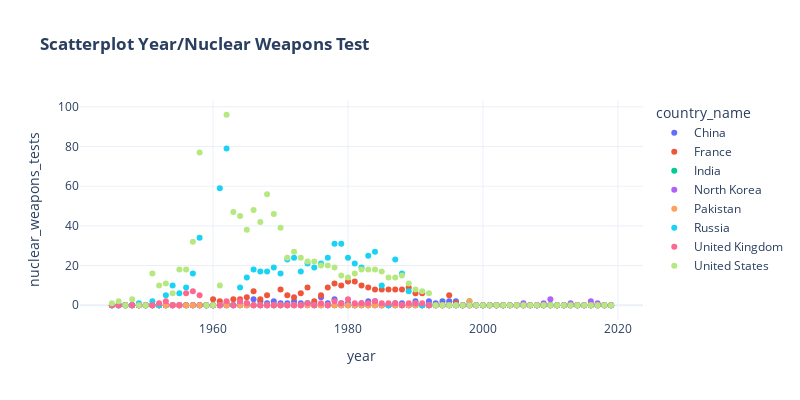

Here is the notebook cell this chart was saved with:
### Markdown cell above
#### CHART 5: SCATTER PLOT SHOWING LINEAR CORRELATION BETWEEN YEAR/NUCLEAR WEAPONS TESTS
Is there any correlation between Year/Nuclear Weapons Tests & country [Scatter Plot]

### Code cell
fig = px.scatter(df,
             x = 'year',
             y = 'nuclear_weapons_tests',
             color = 'country_name',
             width=800, height=400,
                  template = template_style,
            title = '<b>Scatterplot Year/Nuclear Weapons Test</b>')

fig.show()

### Figure 1 — Plotly figure (JSON) as saved in the notebook; plotly's stock layout.template omitted (floating-point values rounded to 4 significant figures)
{"data": [{"hovertemplate": "country_name=China<br>year=%{x}<br>nuclear_weapons_tests=%{y}<extra></extra>", "legendgroup": "China", "marker": {"color": "#636efa", "symbol": "circle"}, "mode": "markers", "name": "China", "orientation": "v", "showlegend": true, "type": "scatter", "x": [1945, 1946, 1947, 1948, 1949, 1950, 1951, 1952, 1953, 1954, 1955, 1956, 1957, 1958, 1959, 1960, 1961, 1962, 1963, 1964, 1965, 1966, 1967, 1968, 1969, 1970, 1971, 1972, 1973, 1974, 1975, 1976, 1977, 1978, 1979, 1980, 1981, 1982, 1983, 1984, 1985, 1986, 1987, 1988, 1989, 1990, 1991, 1992, 1993, 1994, 1995, 1996, 1997, 1998, 1999, 2000, 2001, 2002, 2003, 2004, 2005, 2006, 2007, 2008, 2009, 2010, 2011, 2012, 2013, 2014, 2015, 2016, 2017, 2018, 2019], "xaxis": "x", "y": [0, 0, 0, 0, 0, 0, 0, 0, 0, 0, 0, 0, 0, 0, 0, 0, 0, 0, 0, 1, 1, 3, 2, 1, 2, 1, 1, 2, 1, 1, 1, 4, 1, 3, 1, 1, 0, 1, 2, 2, 0, 0, 1, 1, 0, 2, 0, 2, 1, 2, 2, 2, 0, 0, 0, 0, 0, 0, 0, 0, 0, 0, 0, 0, 0, 0, 0, 0, 0, 0, 0, 0, 0, 0, 0], "yaxis": "y"}, {"hovertemplate": "country_name=France<br>year=%{x}<br>nuclear_weapons_tests=%{y}<extra></extra>", "legendgroup": "France", "marker": {"color": "#EF553B", "symbol": "circle"}, "mode": "markers", "name": "France", "orientation": "v", "showlegend": true, "type": "scatter", "x": [1945, 1946, 1947, 1948, 1949, 1950, 1951, 1952, 1953, 1954, 1955, 1956, 1957, 1958, 1959, 1960, 1961, 1962, 1963, 1964, 1965, 1966, 1967, 1968, 1969, 1970, 1971, 1972, 1973, 1974, 1975, 1976, 1977, 1978, 1979, 1980, 1981, 1982, 1983, 1984, 1985, 1986, 1987, 1988, 1989, 1990, 1991, 1992, 1993, 1994, 1995, 1996, 1997, 1998, 1999, 2000, 2001, 2002, 2003, 2004, 2005, 2006, 2007, 2008, 2009, 2010, 2011, 2012, 2013, 2014, 2015, 2016, 2017, 2018, 2019], "xaxis": "x", "y": [0, 0, 0, 0, 0, 0, 0, 0, 0, 0, 0, 0, 0, 0, 0, 3, 2, 1, 3, 3, 4, 7, 3, 5, 0, 8, 5, 4, 6, 9, 2, 5, 9, 11, 10, 12, 12, 10, 9, 8, 8, 8, 8, 8, 9, 6, 6, 0, 0, 0, 5, 1, 0, 0, 0, 0, 0, 0, 0, 0, 0, 0, 0, 0, 0, 0, 0, 0, 0, 0, 0, 0, 0, 0, 0], "yaxis": "y"}, {"hovertemplate": "country_name=India<br>year=%{x}<br>nuclear_weapons_tests=%{y}<extra></extra>", "legendgroup": "India", "marker": {"color": "#00cc96", "symbol": "circle"}, "mode": "markers", "name": "India", "orientation": "v", "showlegend": true, "type": "scatter", "x": [1945, 1946, 1947, 1948, 1949, 1950, 1951, 1952, 1953, 1954, 1955, 1956, 1957, 1958, 1959, 1960, 1961, 1962, 1963, 1964, 1965, 1966, 1967, 1968, 1969, 1970, 1971, 1972, 1973, 1974, 1975, 1976, 1977, 1978, 1979, 1980, 1981, 1982, 1983, 1984, 1985, 1986, 1987, 1988, 1989, 1990, 1991, 1992, 1993, 1994, 1995, 1996, 1997, 1998, 1999, 2000, 2001, 2002, 2003, 2004, 2005, 2006, 2007, 2008, 2009, 2010, 2011, 2012, 2013, 2014, 2015, 2016, 2017, 2018, 2019], "xaxis": "x", "y": [0, 0, 0, 0, 0, 0, 0, 0, 0, 0, 0, 0, 0, 0, 0, 0, 0, 0, 0, 0, 0, 0, 0, 0, 0, 0, 0, 0, 0, 1, 0, 0, 0, 0, 0, 0, 0, 0, 0, 0, 0, 0, 0, 0, 0, 0, 0, 0, 0, 0, 0, 0, 0, 2, 0, 0, 0, 0, 0, 0, 0, 0, 0, 0, 0, 0, 0, 0, 0, 0, 0, 0, 0, 0, 0], "yaxis": "y"}, {"hovertemplate": "country_name=North Korea<br>year=%{x}<br>nuclear_weapons_tests=%{y}<extra></extra>", "legendgroup": "North Korea", "marker": {"color": "#ab63fa", "symbol": "circle"}, "mode": "markers", "name": "North Korea", "orientation": "v", "showlegend": true, "type": "scatter", "x": [1945, 1946, 1947, 1948, 1949, 1950, 1951, 1952, 1953, 1954, 1955, 1956, 1957, 1958, 1959, 1960, 1961, 1962, 1963, 1964, 1965, 1966, 1967, 1968, 1969, 1970, 1971, 1972, 1973, 1974, 1975, 1976, 1977, 1978, 1979, 1980, 1981, 1982, 1983, 1984, 1985, 1986, 1987, 1988, 1989, 1990, 1991, 1992, 1993, 1994, 1995, 1996, 1997, 1998, 1999, 2000, 2001, 2002, 2003, 2004, 2005, 2006, 2007, 2008, 2009, 2010, 2011, 2012, 2013, 2014, 2015, 2016, 2017, 2018, 2019], "xaxis": "x", "y": [0, 0, 0, 0, 0, 0, 0, 0, 0, 0, 0, 0, 0, 0, 0, 0, 0, 0, 0, 0, 0, 0, 0, 0, 0, 0, 0, 0, 0, 0, 0, 0, 0, 0, 0, 0, 0, 0, 0, 0, 0, 0, 0, 0, 0, 0, 0, 0, 0, 0, 0, 0, 0, 0, 0, 0, 0, 0, 0, 0, 0, 1, 0, 0, 1, 3, 0, 0, 1, 0, 0, 2, 1, 0, 0], "yaxis": "y"}, {"hovertemplate": "country_name=Pakistan<br>year=%{x}<br>nuclear_weapons_tests=%{y}<extra></extra>", "legendgroup": "Pakistan", "marker": {"color": "#FFA15A", "symbol": "circle"}, "mode": "markers", "name": "Pakistan", "orientation": "v", "showlegend": true, "type": "scatter", "x": [1945, 1946, 1947, 1948, 1949, 1950, 1951, 1952, 1953, 1954, 1955, 1956, 1957, 1958, 1959, 1960, 1961, 1962, 1963, 1964, 1965, 1966, 1967, 1968, 1969, 1970, 1971, 1972, 1973, 1974, 1975, 1976, 1977, 1978, 1979, 1980, 1981, 1982, 1983, 1984, 1985, 1986, 1987, 1988, 1989, 1990, 1991, 1992, 1993, 1994, 1995, 1996, 1997, 1998, 1999, 2000, 2001, 2002, 2003, 2004, 2005, 2006, 2007, 2008, 2009, 2010, 2011, 2012, 2013, 2014, 2015, 2016, 2017, 2018, 2019], "xaxis": "x", "y": [0, 0, 0, 0, 0, 0, 0, 0, 0, 0, 0, 0, 0, 0, 0, 0, 0, 0, 0, 0, 0, 0, 0, 0, 0, 0, 0, 0, 0, 0, 0, 0, 0, 0, 0, 0, 0, 0, 0, 0, 0, 0, 0, 0, 0, 0, 0, 0, 0, 0, 0, 0, 0, 2, 0, 0, 0, 0, 0, 0, 0, 0, 0, 0, 0, 0, 0, 0, 0, 0, 0, 0, 0, 0, 0], "yaxis": "y"}, {"hovertemplate": "country_name=Russia<br>year=%{x}<br>nuclear_weapons_tests=%{y}<extra></extra>", "legendgroup": "Russia", "marker": {"color": "#19d3f3", "symbol": "circle"}, "mode": "markers", "name": "Russia", "orientation": "v", "showlegend": true, "type": "scatter", "x": [1945, 1946, 1947, 1948, 1949, 1950, 1951, 1952, 1953, 1954, 1955, 1956, 1957, 1958, 1959, 1960, 1961, 1962, 1963, 1964, 1965, 1966, 1967, 1968, 1969, 1970, 1971, 1972, 1973, 1974, 1975, 1976, 1977, 1978, 1979, 1980, 1981, 1982, 1983, 1984, 1985, 1986, 1987, 1988, 1989, 1990, 1991, 1992, 1993, 1994, 1995, 1996, 1997, 1998, 1999, 2000, 2001, 2002, 2003, 2004, 2005, 2006, 2007, 2008, 2009, 2010, 2011, 2012, 2013, 2014, 2015, 2016, 2017, 2018, 2019], "xaxis": "x", "y": [0, 0, 0, 0, 1, 0, 2, 0, 5, 10, 6, 9, 16, 34, 0, 0, 59, 79, 0, 9, 14, 18, 17, 17, 19, 16, 23, 24, 17, 21, 19, 21, 24, 31, 31, 24, 21, 19, 25, 27, 10, 0, 23, 16, 7, 1, 0, 0, 0, 0, 0, 0, 0, 0, 0, 0, 0, 0, 0, 0, 0, 0, 0, 0, 0, 0, 0, 0, 0, 0, 0, 0, 0, 0, 0], "yaxis": "y"}, {"hovertemplate": "country_name=United Kingdom<br>year=%{x}<br>nuclear_weapons_tests=%{y}<extra></extra>", "legendgroup": "United Kingdom", "marker": {"color": "#FF6692", "symbol": "circle"}, "mode": "markers", "name": "United Kingdom", "orientation": "v", "showlegend": true, "type": "scatter", "x": [1945, 1946, 1947, 1948, 1949, 1950, 1951, 1952, 1953, 1954, 1955, 1956, 1957, 1958, 1959, 1960, 1961, 1962, 1963, 1964, 1965, 1966, 1967, 1968, 1969, 1970, 1971, 1972, 1973, 1974, 1975, 1976, 1977, 1978, 1979, 1980, 1981, 1982, 1983, 1984, 1985, 1986, 1987, 1988, 1989, 1990, 1991, 1992, 1993, 1994, 1995, 1996, 1997, 1998, 1999, 2000, 2001, 2002, 2003, 2004, 2005, 2006, 2007, 2008, 2009, 2010, 2011, 2012, 2013, 2014, 2015, 2016, 2017, 2018, 2019], "xaxis": "x", "y": [0, 0, 0, 0, 0, 0, 0, 1, 2, 0, 0, 6, 7, 5, 0, 0, 0, 2, 0, 2, 1, 0, 0, 0, 0, 0, 0, 0, 0, 1, 0, 1, 0, 2, 1, 3, 1, 1, 1, 2, 1, 1, 1, 0, 1, 1, 1, 0, 0, 0, 0, 0, 0, 0, 0, 0, 0, 0, 0, 0, 0, 0, 0, 0, 0, 0, 0, 0, 0, 0, 0, 0, 0, 0, 0], "yaxis": "y"}, {"hovertemplate": "country_name=United States<br>year=%{x}<br>nuclear_weapons_tests=%{y}<extra></extra>", "legendgroup": "United States", "marker": {"color": "#B6E880", "symbol": "circle"}, "mode": "markers", "name": "United States", "orientation": "v", "showlegend": true, "type": "scatter", "x": [1945, 1946, 1947, 1948, 1949, 1950, 1951, 1952, 1953, 1954, 1955, 1956, 1957, 1958, 1959, 1960, 1961, 1962, 1963, 1964, 1965, 1966, 1967, 1968, 1969, 1970, 1971, 1972, 1973, 1974, 1975, 1976, 1977, 1978, 1979, 1980, 1981, 1982, 1983, 1984, 1985, 1986, 1987, 1988, 1989, 1990, 1991, 1992, 1993, 1994, 1995, 1996, 1997, 1998, 1999, 2000, 2001, 2002, 2003, 2004, 2005, 2006, 2007, 2008, 2009, 2010, 2011, 2012, 2013, 2014, 2015, 2016, 2017, 2018, 2019], "xaxis": "x", "y": [1, 2, 0, 3, 0, 0, 16, 10, 11, 6, 18, 18, 32, 77, 0, 0, 10, 96, 47, 45, 38, 48, 42, 56, 46, 39, 24, 27, 24, 22, 22, 20, 20, 19, 15, 14, 16, 18, 18, 18, 17, 14, 14, 15, 11, 8, 7, 6, 0, 0, 0, 0, 0, 0, 0, 0, 0, 0, 0, 0, 0, 0, 0, 0, 0, 0, 0, 0, 0, 0, 0, 0, 0, 0, 0], "yaxis": "y"}], "layout": {"height": 400, "legend": {"title": {"text": "country_name"}, "tracegroupgap": 0}, "title": {"text": "<b>Scatterplot Year/Nuclear Weapons Test</b>"}, "width": 800, "xaxis": {"anchor": "y", "autorange": true, "domain": [0, 1], "range": [1940.0, 2024.0], "title": {"text": "year"}, "type": "linear"}, "yaxis": {"anchor": "x", "autorange": true, "domain": [0, 1], "range": [-7.433, 103.4], "title": {"text": "nuclear_weapons_tests"}, "type": "linear"}}}
